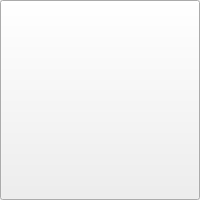
<?xml version="1.0" encoding="UTF-8"?>
<ui version="4.0">
 <class>GisAddFirstMapWidget</class>
 <widget class="QWidget" name="GisAddFirstMapWidget">
  <property name="geometry">
   <rect>
    <x>0</x>
    <y>0</y>
    <width>200</width>
    <height>200</height>
   </rect>
  </property>
  <property name="windowTitle">
   <string>Form</string>
  </property>
  <layout class="QVBoxLayout" name="verticalLayout_2">
   <property name="leftMargin">
    <number>0</number>
   </property>
   <property name="topMargin">
    <number>0</number>
   </property>
   <property name="rightMargin">
    <number>0</number>
   </property>
   <property name="bottomMargin">
    <number>0</number>
   </property>
   <item>
    <layout class="QVBoxLayout" name="verticalLayout" stretch="1">
     <item>
      <widget class="QPushButton" name="pushButtonAdd">
       <property name="sizePolicy">
        <sizepolicy hsizetype="Minimum" vsizetype="Preferred">
         <horstretch>0</horstretch>
         <verstretch>0</verstretch>
        </sizepolicy>
       </property>
       <property name="text">
        <string/>
       </property>
      </widget>
     </item>
    </layout>
   </item>
  </layout>
 </widget>
 <resources/>
 <connections/>
</ui>
